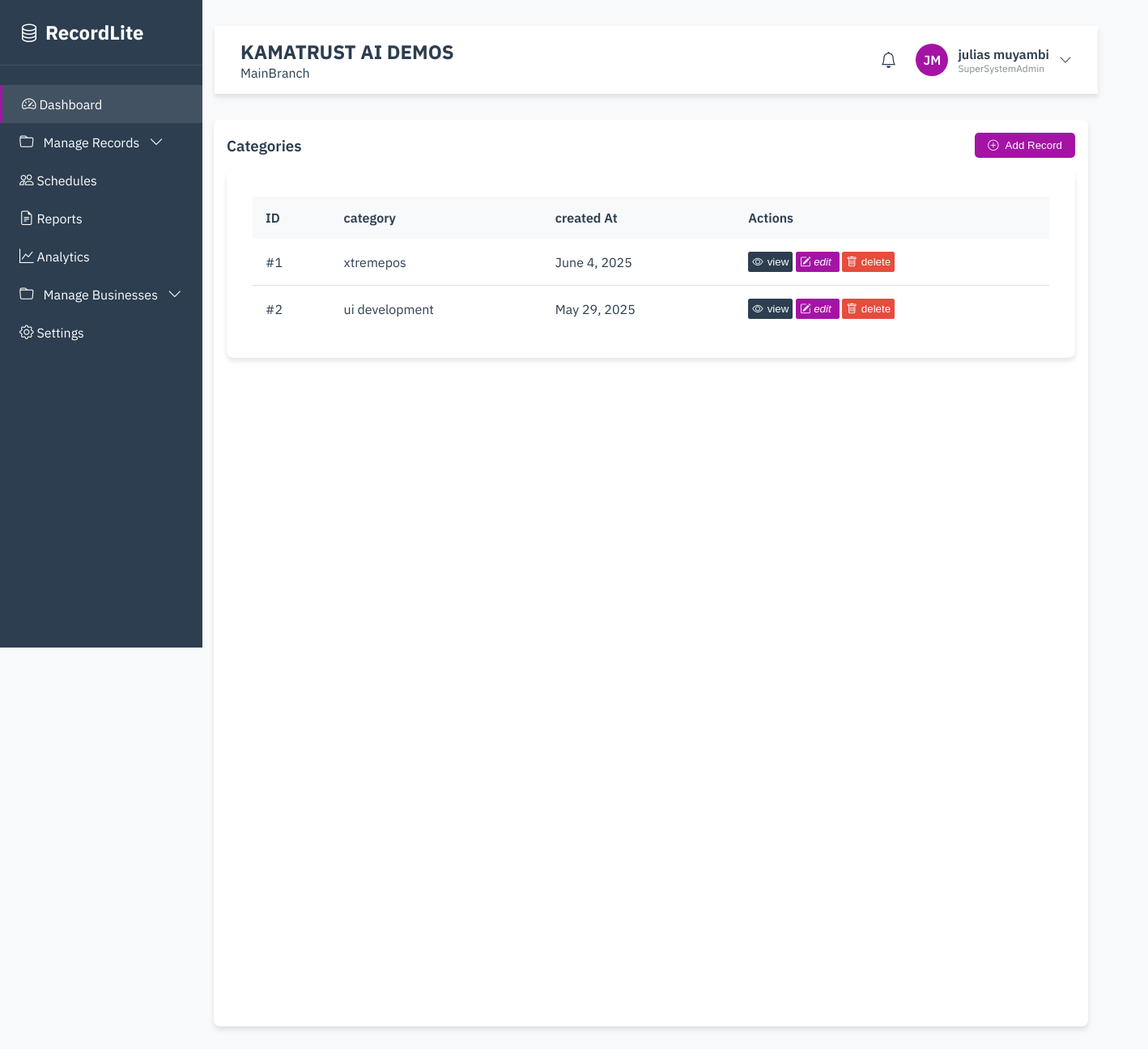
Page /categories/ (signed in) on the committed database.
### myapp/models.py (models this page shows, shortened)
class Superadmin(AbstractUser):
    company = models.CharField(max_length=255, blank=True)
    role = models.CharField(max_length=50, default='SuperAdmin')
    branch = models.CharField(max_length=50, default='MainBranch')
    phone_number = models.CharField(max_length=20, blank=True, validators=[phone_regex])

class Category(models.Model):
    category_name = models.CharField(max_length=100)
    category_date = models.DateField()
    created_by = models.ForeignKey(settings.AUTH_USER_MODEL, on_delete=models.CASCADE)
    class Meta:
        verbose_name_plural = "Categories"

### myapp/views.py (the view, shortened to what this page needs)
# urls.py: path("categories/", views.categories_view, name="categories"),
@login_required
def categories_view(request):
    categories = Category.objects.filter(created_by=request.user).order_by(
        "-category_date"
    )
    return render(request, "myapp/categories.html", {"categories": categories})

### myapp/templates/myapp/categories.html (shortened to what this page needs)
{% load static%}
{% include 'myapp/partials/header.html' %}
{% include 'myapp/partials/sidebar.html' %}
{% include 'myapp/partials/navbar.html' %}
<link rel="stylesheet" href="{% static 'css/style.css'%}">
<div class="main-content">
<div class="widget">
  <div class="widget-header">
    <h3 class="widget-title">Categories</h3>
    <div class="widget-actions">
      <button class="btn btn-primary" id="addRecordBtn">
        <i class="bi bi-plus-circle" style="color: white;"></i> Add Record
      </button>
    </div>
  </div>
  <div class="widget-body">
    <div class="table-container">
      <table id="recordsTable">
        <thead>
          <tr>
            <th>ID</th>
            <th>category</th>
            <th>created At</th>
            <th>Actions</th>
          </tr>
        </thead>
        <tbody>
          {% for category in categories %}
          <tr>
            <td>#{{forloop.counter}}</td>
            <td>{{category.category_name}}</td>
            <td>{{ category.category_date}}</td>
          <td>
              <button class="action-btn-view"><i class="bi bi-eye" style="margin-right: 5px;"></i>view</button>
              <button class="action-btn-edit"><i class="bi bi-pencil-square" style="margin-right: 5px;"> edit</i></button>
              <button class="action-btn-danger"><i class="bi bi-trash" style="margin-right: 5px;"></i>delete</button>
            </td>
          </tr>
          {% endfor %}
        </tbody>
      </table>
    </div>
  </div>
</div>
</div>
 </main>
{% include 'myapp/partials/footer.html'%}

### myapp/templates/myapp/partials/navbar.html (shortened to what this page needs)
<main class="main-content">
  <header class="header">
    <div class="main-headtext">
      <h2>{{ request.user.company }}</h2>
      <span>{{ request.user.branch }}</span>
    </div>
    <div class="header-actions">
      <i class="bi bi-bell" style="font-size: 1.25rem; cursor: pointer"></i>
      <div class="user-profile" id="userProfile">
        <div class="user-avatar">{{request.user.first_name|slice:":1"|upper}}{{request.user.last_name|slice:":1"|upper}}
        </div>
        <div class="user-info">
          <span class="user-name">{{ request.user.first_name|lower }} {{ request.user.last_name|lower }}</span>
          <span class="user-role">{{request.user.role}}</span>
        </div>
        <i class="bi bi-chevron-down"></i>
      </div>
    </div>
  </header>

### myapp/static/css/style.css (style rules this page uses)
:root { --primary-color: #2c3e50; --secondary-color: rgb(165, 19, 165); --accent-color: #e74c3c; --success-color: #27ae60; --warning-color: #f39c12; --text-dark: #2c3e50; --text-light: #7f8c8d; --bg-light: #f8f9fa; --bg-white: #ffffff; --border-color: #e0e0e0; --shadow: 0 4px 6px rgba(0, 0, 0, 0.1); --shadow-lg: 0 10px 25px rgba(0, 0, 0, 0.15); --border-radius: 8px; --transition: all 0.3s ease; }
* { margin: 0; padding: 0; box-sizing: border-box; }
body { font-family: "IBM Plex Sans", sans-serif; background-color: var(--bg-light); color: var(--text-dark); display: flex; min-height: 100vh; }
.main-content { flex: 1; margin-left: 100px; transition: var(--transition); }
.header { background: var(--bg-white); box-shadow: var(--shadow); padding: 1rem 2rem; position: sticky; top: 0; z-index: 900; display: flex; margin-left: 133px; width: 87%; justify-content: space-between; align-items: center; }
.header-actions { display: flex; align-items: center; gap: 1.5rem; }
.main-headtext { position: relative; }
.user-profile { display: flex; align-items: center; gap: 0.75rem; cursor: pointer; position: relative; }
.user-avatar { width: 40px; height: 40px; border-radius: 50%; background: var(--secondary-color); color: white; display: flex; align-items: center; justify-content: center; font-weight: 600; }
.user-info { display: flex; flex-direction: column; }
.user-name { font-weight: 600; }
.user-role { font-size: 0.75rem; color: var(--text-light); }
.main-content { padding: 2rem; }
.btn { padding: 0.5rem 1rem; border-radius: 5px; border: none; font-weight: 500; cursor: pointer; display: inline-flex; align-items: center; gap: 0.5rem; transition: var(--transition); }
.btn-primary { background: var(--secondary-color); color: white; }
.widget { flex: 1; background: var(--bg-white); border-radius: var(--border-radius); box-shadow: var(--shadow); padding: 1rem; max-height: 100%; height: 70em; width: 67.5em; }
.widget-header { display: flex; justify-content: space-between; align-items: center; margin-bottom: 1rem; }
.widget-title { font-weight: 600; color: var(--primary-color); }
.widget-actions i { color: var(--text-light); cursor: pointer; }
.widget-body { margin-top: 0; }
.table-container { background: var(--bg-white); border-radius: var(--border-radius); box-shadow: var(--shadow); overflow: hidden; padding: 2em; }
table { width: 100%; border-collapse: collapse; }
thead { background: var(--bg-light); }
th { padding: 1rem; text-align: left; font-weight: 600; color: var(--primary-color); }
td { padding: 1rem; border-bottom: 1px solid var(--border-color); }
tr:last-child td { border-bottom: none; }
.action-btn-danger { cursor: pointer; border: none; border-radius: 2.5px; color: white; background-color: var(--accent-color); transition: var(--transition); padding: 5px; font-weight: 500; }
.action-btn-view { cursor: pointer; border: none; border-radius: 2.5px; color: white; background-color: var(--primary-color); transition: var(--transition); padding: 5px; }
.action-btn-edit { cursor: pointer; border: none; border-radius: 2.5px; color: white; background-color: var(--secondary-color); transition: var(--transition); padding: 5px; }

### rows in the picture
Superadmin: user.company "KAMATRUST AI DEMOS", user.branch "MainBranch", user.first_name "J", user.last_name "M", user.first_name "julias", user.last_name "muyambi", user.role "SuperSystemAdmin"
Category: category_name "xtremepos", category_date "June 4, 2025"
Category: category_name "ui development", category_date "May 29, 2025"
